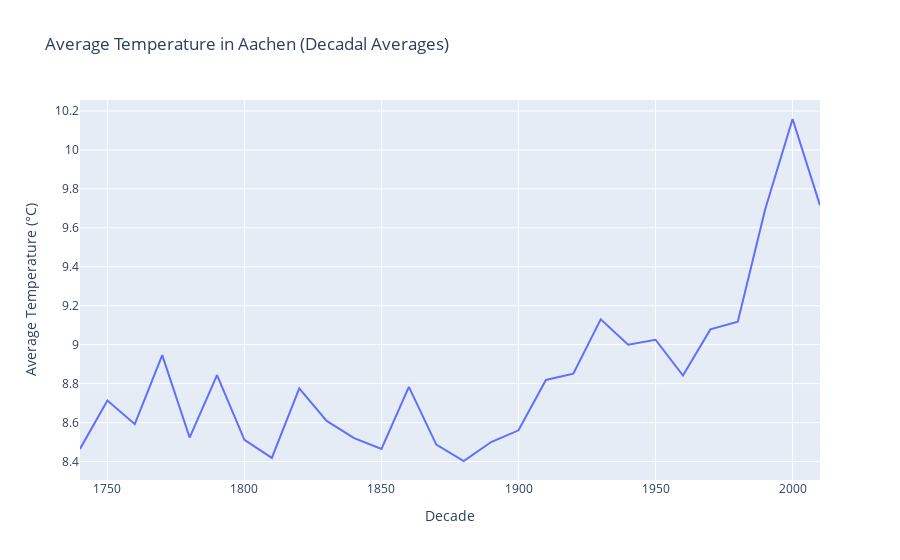

The notebook cell saved with this chart:
### Markdown cell above
Visualising every Decade Avg

### Code cell
# Create a new column for decades
df_aachen["Decade"] = (df_aachen["Year"] // 10) * 10

# Compute the mean temperature per decade
df_decadal = df_aachen.groupby("Decade", as_index=False)["AverageTemperature"].mean()

# Create the plot
fig = px.line(df_decadal, x="Decade", y="AverageTemperature",
              title="Average Temperature in Aachen (Decadal Averages)",
              labels={"Decade": "Decade", "AverageTemperature": "Average Temperature (°C)"},
              line_shape="linear")

# Show the figure
fig.show()

### Figure 1 — Plotly figure (JSON) as saved in the notebook; plotly's stock layout.template omitted (floating-point values rounded to 4 significant figures)
{"data": [{"hovertemplate": "Decade=%{x}<br>Average Temperature (°C)=%{y}<extra></extra>", "legendgroup": "", "line": {"color": "#636efa", "dash": "solid", "shape": "linear"}, "marker": {"symbol": "circle"}, "mode": "lines", "name": "", "orientation": "v", "showlegend": false, "type": "scatter", "x": [1740, 1750, 1760, 1770, 1780, 1790, 1800, 1810, 1820, 1830, 1840, 1850, 1860, 1870, 1880, 1890, 1900, 1910, 1920, 1930, 1940, 1950, 1960, 1970, 1980, 1990, 2000, 2010], "xaxis": "x", "y": [8.465, 8.714, 8.592, 8.947, 8.523, 8.843, 8.511, 8.419, 8.776, 8.609, 8.52, 8.465, 8.783, 8.487, 8.403, 8.5, 8.56, 8.819, 8.851, 9.13, 9.0, 9.026, 8.842, 9.079, 9.118, 9.696, 10.16, 9.716], "yaxis": "y"}], "layout": {"legend": {"tracegroupgap": 0}, "title": {"text": "Average Temperature in Aachen (Decadal Averages)"}, "xaxis": {"anchor": "y", "domain": [0, 1], "title": {"text": "Decade"}}, "yaxis": {"anchor": "x", "domain": [0, 1], "title": {"text": "Average Temperature (°C)"}}}}
